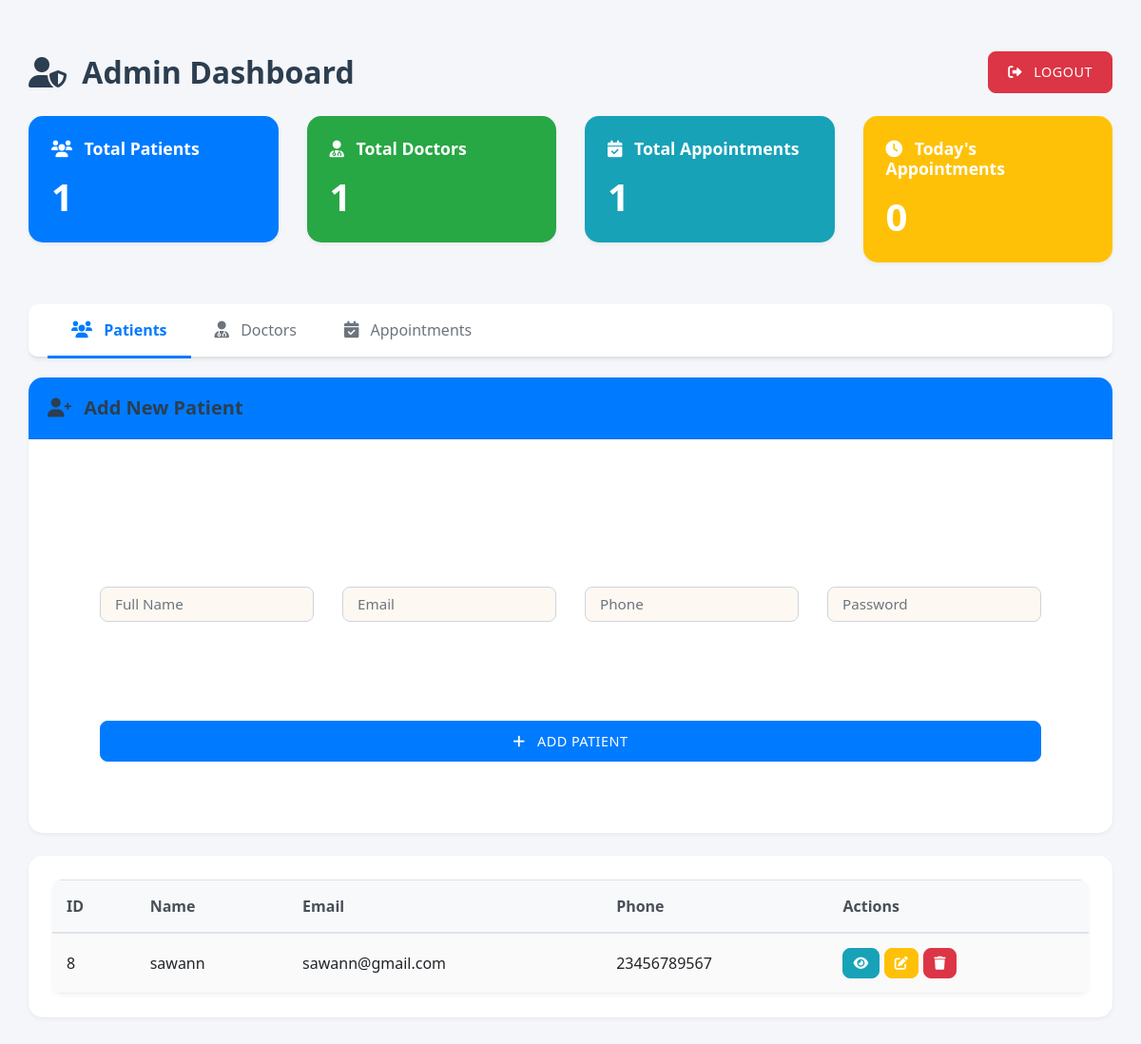
Page /admin_dashboard.php (signed in) on the committed database.
### tables this page shows
CREATE TABLE `patients` (
  `patient_id` int(11) NOT NULL,
  `full_name` varchar(100) NOT NULL,
  `email` varchar(100) NOT NULL,
  `password` varchar(255) NOT NULL,
  `phone` varchar(20) DEFAULT NULL,
  `date_of_birth` date DEFAULT NULL,
  `gender` enum('Male','Female','Other') DEFAULT NULL,
  `address` text DEFAULT NULL,
  `created_at` timestamp NULL DEFAULT current_timestamp(),
  `profile_image` varchar(255) DEFAULT NULL
);

### admin_dashboard.php (the view, shortened to what this page needs)
<?php
require_once('config.php');
$active_tab = isset($_POST['active_tab']) ? $_POST['active_tab'] : 'patients';
$patients_query = "SELECT * FROM patients ORDER BY patient_id DESC";
$patients_result = $con->query($patients_query);
$doctors_query = "SELECT * FROM doctors ORDER BY doctor_id DESC";
$doctors_result = $con->query($doctors_query);
$appointments_query = "SELECT a.*, p.full_name as patient_name, d.full_name as doctor_name
                      FROM appointments a
                      JOIN patients p ON a.patient_id = p.patient_id
                      JOIN doctors d ON a.doctor_id = d.doctor_id
                      ORDER BY a.appointment_date DESC";
$appointments_result = $con->query($appointments_query);
?>
<!DOCTYPE html>
<html>
<head>
    <link href="https://cdn.jsdelivr.net/npm/bootstrap@4.6.2/dist/css/bootstrap.min.css" rel="stylesheet">
    <link href="https://cdnjs.cloudflare.com/ajax/libs/font-awesome/6.4.2/css/all.min.css" rel="stylesheet">
    <link rel="stylesheet" href="../styles/login.css">
    <link rel="stylesheet" href="../assets/bootstrap/css/bootstrap.min.css">
    <link rel="stylesheet" href="https://cdnjs.cloudflare.com/ajax/libs/font-awesome/6.0.0/css/all.min.css">
</head>
<body>
    <div class="container-fluid mt-4">
        <div class="row mb-4">
            <div class="col-md-12">
                <div class="d-flex justify-content-between align-items-center">
                    <h1><i class="fas fa-user-shield"></i> Admin Dashboard</h1>
                    <a href="index.php" class="btn btn-danger btn-lg">
                        <i class="fas fa-sign-out-alt"></i> Logout
                    </a>
                </div>
            </div>
        </div>
        <div class="row mb-4">
            <div class="col-md-3">
                <div class="card bg-primary text-white dashboard-card">
                    <div class="card-body">
                        <h5><i class="fas fa-users"></i> Total Patients</h5>
                        <h2><?php echo $patients_result->num_rows; ?></h2>
                    </div>
                </div>
            </div>
            <div class="col-md-3">
                <div class="card bg-success text-white dashboard-card">
                    <div class="card-body">
                        <h5><i class="fas fa-user-md"></i> Total Doctors</h5>
                        <h2><?php echo $doctors_result->num_rows; ?></h2>
                    </div>
                </div>
            </div>
            <div class="col-md-3">
                <div class="card bg-info text-white dashboard-card">
                    <div class="card-body">
                        <h5><i class="fas fa-calendar-check"></i> Total Appointments</h5>
                        <h2><?php echo $appointments_result->num_rows; ?></h2>
                    </div>
                </div>
            </div>
            <div class="col-md-3">
                <div class="card bg-warning text-white dashboard-card">
                    <div class="card-body">
                        <h5><i class="fas fa-clock"></i> Today's Appointments</h5>
                        <h2><?php
                            $today = date('Y-m-d');
                            $today_query = "SELECT COUNT(*) as count FROM appointments WHERE appointment_date = '$today'";
                            $today_result = $con->query($today_query);
                            echo $today_result->fetch_assoc()['count'];
                        ?></h2>
                    </div>
                </div>
            </div>
        </div>
        <div class="row">
            <div class="col-md-12">
                <ul class="nav nav-tabs" id="dashboardTabs" role="tablist">
                    <li class="nav-item">
                        <a class="nav-link <?php echo $active_tab === 'patients' ? 'active' : ''; ?>" id="patients-tab" data-toggle="tab" href="#patients" role="tab">
                            <i class="fas fa-users"></i> Patients
                        </a>
                    </li>
                    <li class="nav-item">
                        <a class="nav-link <?php echo $active_tab === 'doctors' ? 'active' : ''; ?>" id="doctors-tab" data-toggle="tab" href="#doctors" role="tab">
                            <i class="fas fa-user-md"></i> Doctors
                        </a>
                    </li>
                    <li class="nav-item">
                        <a class="nav-link <?php echo $active_tab === 'appointments' ? 'active' : ''; ?>" id="appointments-tab" data-toggle="tab" href="#appointments" role="tab">
                            <i class="fas fa-calendar-check"></i> Appointments
                        </a>
                    </li>
                </ul>
                <div class="tab-content mt-3" id="dashboardTabsContent">
                    <div class="tab-pane fade <?php echo $active_tab === 'patients' ? 'show active' : ''; ?>" id="patients" role="tabpanel">
                        <div class="card mb-4">
                            <div class="card-header bg-primary text-white">
                                <h5 class="mb-0"><i class="fas fa-user-plus"></i> Add New Patient</h5>
                            </div>
                            <div class="card-body">
                                <form method="POST" action="admin_dashboard.php" id="addPatientForm">
                                    <div class="row">
                                        <div class="col-md-3">
                                            <div class="form-group">
                                                <input type="text" class="form-control" name="full_name" id="full_name" placeholder="Full Name" required>
                                            </div>
                                        </div>
                                        <div class="col-md-3">
                                            <div class="form-group">
                                                <input type="email" class="form-control" name="email" id="email" placeholder="Email" required>
                                            </div>
                                        </div>
                                        <div class="col-md-3">
                                            <div class="form-group">
                                                <input type="tel" class="form-control" name="phone" id="phone" placeholder="Phone" required>
                                            </div>
                                        </div>
                                        <div class="col-md-3">
                                            <div class="form-group">
                                                <input type="password" class="form-control" name="password" id="password" placeholder="Password" required>
                                            </div>
                                        </div>
                                    </div>
                                    <button type="submit" name="add_patient" class="btn btn-primary" id="addPatientBtn">
                                        <i class="fas fa-plus"></i> Add Patient
                                    </button>
                                </form>
                            </div>
                        </div>
                        <div class="card">
                            <div class="card-body">
                                <div class="table-responsive">
                                    <table class="table table-striped">
                            <thead>
                                <tr>
                                    <th>ID</th>
                                    <th>Name</th>
                                    <th>Email</th>
                                                <th>Phone</th>
                                    <th>Actions</th>
                                </tr>
                            </thead>
                            <tbody>
                                            <?php while($patient = $patients_result->fetch_assoc()): ?>
                                            <tr>
                                                <td><?php echo $patient['patient_id']; ?></td>
                                                <td><?php echo $patient['full_name']; ?></td>
                                                <td><?php echo $patient['email']; ?></td>
                                                <td><?php echo $patient['phone']; ?></td>
                                                <td>
                                                    <div class="action-buttons">
                                                        <button class="btn btn-info btn-sm" onclick="viewPatient(<?php echo $patient['patient_id']; ?>)" title="View Details">
                                                            <i class="fas fa-eye"></i>
                                                        </button>
                                                        <button class="btn btn-warning btn-sm" data-toggle="modal" data-target="#editPatientModal"
                                                            onclick="fillEditPatientModal(
                                                                '<?php echo $patient['patient_id']; ?>',
                                                                '<?php echo htmlspecialchars($patient['full_name'], ENT_QUOTES); ?>',
                                                                '<?php echo htmlspecialchars($patient['email'], ENT_QUOTES); ?>',
                                                                '<?php echo htmlspecialchars($patient['phone'], ENT_QUOTES); ?>'
                                                            )" title="Edit Patient">
                                                            <i class="fas fa-edit"></i>
                                                        </button>
                                                        <form method="POST" action="" style="display: inline;">
                                                            <button type="submit" class="btn btn-danger btn-sm"
                                                                onclick="return confirm('Are you sure you want to delete this patient?')" title="Delete Patient">
                                                                <i class="fas fa-trash"></i>
                                                            </button>
                                                        </form>
                                                    </div>
                                                </td>
                                            </tr>
                                            <?php endwhile; ?>
                            </tbody>
                        </table>
                                </div>
                    </div>
                </div>
            </div>
                </div>
            </div>
        </div>
    </div>
</body>
</html>

### styles/login.css (style rules this page uses)
form { margin:50px; }
form input { background-color:#fef8f2 !important; }
form div { text-align:left; margin:40px 0px; }
form button { width:100%; }

### admin_dashboard.php (style rules this page uses)
body { background-color: #f4f6f9; font-family: 'Segoe UI', Tahoma, Geneva, Verdana, sans-serif; }
.dashboard-card { transition: transform 0.2s; border: none; border-radius: 15px; box-shadow: 0 4px 6px rgba(0, 0, 0, 0.1); margin-bottom: 20px; overflow: hidden; }
.dashboard-card .card-body { padding: 1.5rem; }
.dashboard-card h5 { font-size: 1.1rem; margin-bottom: 1rem; font-weight: 600; }
.dashboard-card h2 { font-size: 2.5rem; font-weight: bold; margin: 0; }
.nav-tabs { border-bottom: 2px solid #dee2e6; margin-bottom: 20px; background: white; padding: 0 20px; border-radius: 10px; box-shadow: 0 2px 4px rgba(0, 0, 0, 0.05); }
.nav-tabs .nav-link { border: none; color: #6c757d; padding: 15px 25px; font-weight: 500; transition: all 0.3s; position: relative; }
.nav-tabs .nav-link.active { color: #007bff; font-weight: bold; border: none; border-bottom: 3px solid #007bff; }
.nav-tabs .nav-link i { margin-right: 8px; font-size: 1.1rem; }
.table-responsive { max-height: 600px; overflow-y: auto; border-radius: 10px; box-shadow: 0 2px 4px rgba(0, 0, 0, 0.05); background: white; }
.table { margin-bottom: 0; }
.table thead th { background-color: #f8f9fa; border-bottom: 2px solid #dee2e6; color: #495057; font-weight: 600; padding: 15px; position: sticky; top: 0; z-index: 1; }
.table tbody td { padding: 15px; vertical-align: middle; border-bottom: 1px solid #eee; }
.table-striped tbody tr:nth-of-type(odd) { background-color: rgba(0, 0, 0, 0.02); }
.form-control { border: 1px solid #ced4da; border-radius: 8px; padding: 12px 15px; transition: all 0.3s; font-size: 0.95rem; }
.form-group { margin-bottom: 1.5rem; }
.btn { padding: 10px 20px; border-radius: 8px; font-weight: 500; transition: all 0.3s; text-transform: uppercase; font-size: 0.9rem; letter-spacing: 0.5px; }
.btn-sm { padding: 8px 15px; font-size: 0.85rem; }
.btn-primary { background-color: #007bff; border-color: #007bff; }
.btn-danger { background-color: #dc3545; border-color: #dc3545; }
.btn-warning { background-color: #ffc107; border-color: #ffc107; color: #212529; }
.btn-info { background-color: #17a2b8; border-color: #17a2b8; }
.card { border: none; border-radius: 15px; box-shadow: 0 2px 4px rgba(0, 0, 0, 0.05); margin-bottom: 20px; overflow: hidden; }
.card-header { background-color: #fff; border-bottom: 1px solid rgba(0, 0, 0, 0.125); padding: 20px; }
.card-header h5 { margin: 0; font-weight: 600; color: #2c3e50; }
.card-body { padding: 25px; }
.fas { margin-right: 8px; }
.container-fluid { padding: 30px; }
h1 { color: #2c3e50; font-weight: 600; margin-bottom: 0; font-size: 2rem; }
.action-buttons { display: flex; gap: 5px; align-items: center; justify-content: flex-start; flex-wrap: nowrap; min-width: 120px; }
.action-buttons .btn { padding: 6px 10px; min-width: 32px; height: 32px; display: inline-flex; align-items: center; justify-content: center; margin: 0; }
.action-buttons .btn i { margin: 0; font-size: 14px; }
.action-buttons form { margin: 0; display: inline-flex; }
.action-buttons .btn-sm { padding: 6px 10px; font-size: 0.85rem; }
.action-buttons .btn-danger, .action-buttons .btn-success, .action-buttons .btn-warning, .action-buttons .btn-info, .action-buttons .btn-primary { color: white; }

### rows in the picture
patients: patient_id "8", full_name "sawann", email "sawann@gmail.com", phone "23456789567"

### other values in the picture
$patients_result->num_rows "1"
$doctors_result->num_rows "1"
$appointments_result->num_rows "1"
$today_result->fetch_assoc()['count'] "0"
